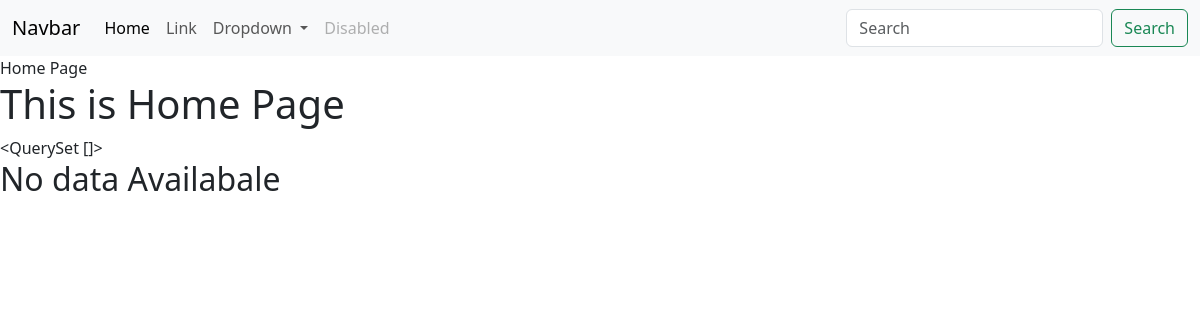
The app's page /firstpage/hometemplate/, older data.
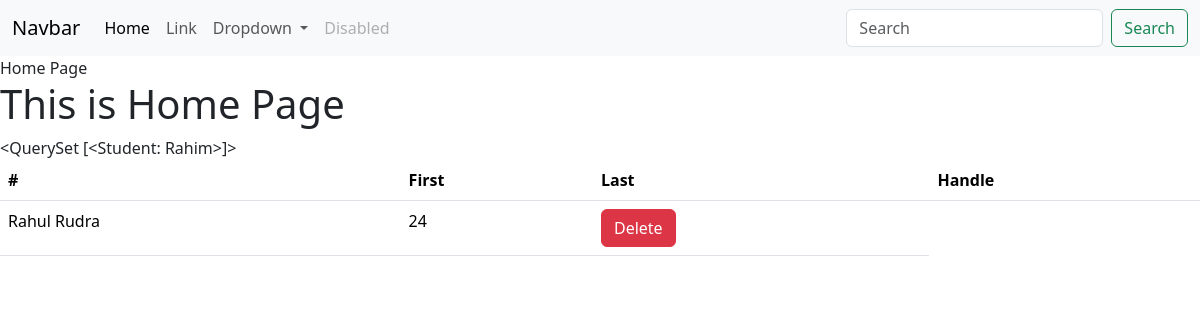
The same page, newer data.
### firstapp/models.py (models this page shows)
class Student(models.Model):
    name = models.CharField(max_length=20)
    roll = models.IntegerField(primary_key=True)
    address = models.TextField()
    father = models.TextField(default="Rahim")
    def __str__(self):
        return self.father

### firstapp/views.py (the view)
# urls.py: path("hometemplate/", views.homepagetemplate),
def homepagetemplate(request):
    student = models.Student.objects.all()
    print(student)
    return render(request, "home.html", {"data": student})

### firstapp/templates/home.html
{% extends "base.html" %} {% block content %} Home Page
<h1>This is Home Page</h1>
{{data}} {% if data %}
<table class="table">
  <thead>
    <tr>
      <th scope="col">#</th>
      <th scope="col">First</th>
      <th scope="col">Last</th>
      <th scope="col">Handle</th>
    </tr>
  </thead>
  <tbody>
    {% for single in data %}
    <tr>
      <td>{{single.name}}</td>
      <td>{{single.roll}}</td>
      <td>
        <a class="btn btn-danger" href="{% url 'delete_student' single.roll %}"
          >Delete</a
        >
      </td>
    </tr>
    {% endfor %}
  </tbody>
</table>
{% else %}
<h2>No data Availabale</h2>
{% endif %} {{form}} {% endblock content %}

Row changes from the older to the newer data that the page shows:
added Student: father "<QuerySet [<Student: Rahim>]>", name "Rahul Rudra", roll "24"
Text that changed along with them:
{{ data }}: "<QuerySet []>" → (not shown)
text no longer shown: "No data Availabale"
text now shown: "# First Last Handle"
